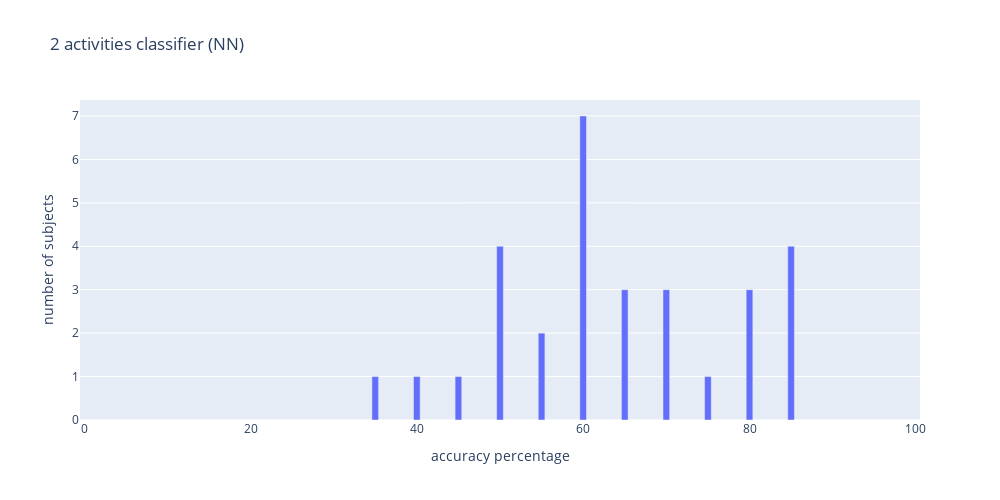

Notebook cell for this chart:
### Code cell
newacc = [sum(acc[i])/len(acc[i]) for i in range(len(acc))]
histro = {'x':[i for i in range(0,101)],'y':[0 for i in range(0,101)]}
for ac in newacc:
    newval = (int(ac*100)//5)*5
    histro['y'][newval]+=1
import plotly.express as px
fig = px.bar(histro, x='x', y='y',labels={
                     'x':'accuracy percentage','y':'number of subjects'
                 },title = '2 activities classifier (NN)',width=1000,height=500)
fig.show()

### Figure 1 — Plotly figure (JSON) as saved in the notebook; plotly's stock layout.template omitted (floating-point values rounded to 4 significant figures)
{"data": [{"alignmentgroup": "True", "hovertemplate": "accuracy percentage=%{x}<br>number of subjects=%{y}<extra></extra>", "legendgroup": "", "marker": {"color": "#636efa", "pattern": {"shape": ""}}, "name": "", "offsetgroup": "", "orientation": "v", "showlegend": false, "textposition": "auto", "type": "bar", "x": [0, 1, 2, 3, 4, 5, 6, 7, 8, 9, 10, 11, 12, 13, 14, 15, 16, 17, 18, 19, 20, 21, 22, 23, 24, 25, 26, 27, 28, 29, 30, 31, 32, 33, 34, 35, 36, 37, 38, 39, 40, 41, 42, 43, 44, 45, 46, 47, 48, 49, 50, 51, 52, 53, 54, 55, 56, 57, 58, 59, 60, 61, 62, 63, 64, 65, 66, 67, 68, 69, 70, 71, 72, 73, 74, 75, 76, 77, 78, 79, 80, 81, 82, 83, 84, 85, 86, 87, 88, 89, 90, 91, 92, 93, 94, 95, 96, 97, 98, 99, 100], "xaxis": "x", "y": [0, 0, 0, 0, 0, 0, 0, 0, 0, 0, 0, 0, 0, 0, 0, 0, 0, 0, 0, 0, 0, 0, 0, 0, 0, 0, 0, 0, 0, 0, 0, 0, 0, 0, 0, 1, 0, 0, 0, 0, 1, 0, 0, 0, 0, 1, 0, 0, 0, 0, 4, 0, 0, 0, 0, 2, 0, 0, 0, 0, 7, 0, 0, 0, 0, 3, 0, 0, 0, 0, 3, 0, 0, 0, 0, 1, 0, 0, 0, 0, 3, 0, 0, 0, 0, 4, 0, 0, 0, 0, 0, 0, 0, 0, 0, 0, 0, 0, 0, 0, 0], "yaxis": "y"}], "layout": {"barmode": "relative", "height": 500, "legend": {"tracegroupgap": 0}, "title": {"text": "2 activities classifier (NN)"}, "width": 1000, "xaxis": {"anchor": "y", "domain": [0, 1], "title": {"text": "accuracy percentage"}}, "yaxis": {"anchor": "x", "domain": [0, 1], "title": {"text": "number of subjects"}}}}
